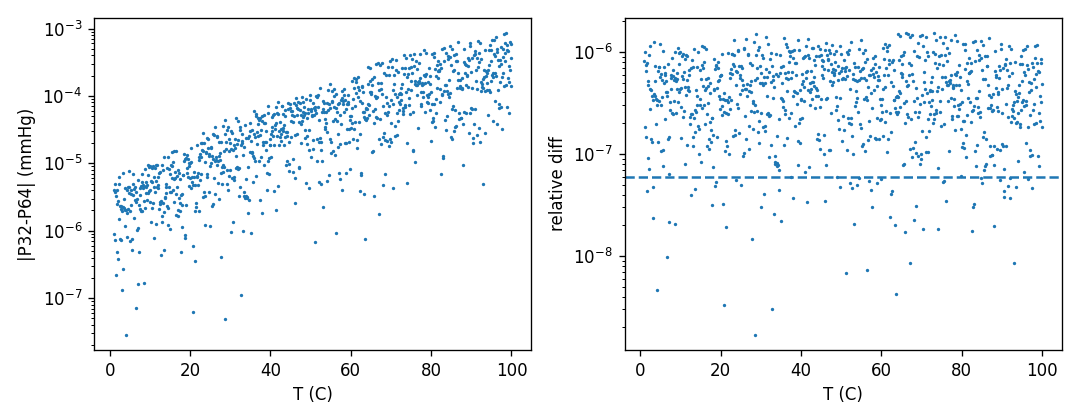

This chart was generated by the following Python code:
# 연습문제 1.2.B: Antoine 식 FP32 vs FP64
import numpy as np
import matplotlib; matplotlib.use("Agg")
import matplotlib.pyplot as plt
A, B, C = 8.07131, 1730.63, 233.426
def P(T, dt):
    a, b, c = dt(A), dt(B), dt(C); T = T.astype(dt)
    return dt(10.0) ** (a - b / (c + T))
T = np.linspace(1, 100, 991)
p64 = P(T, np.float64); p32 = P(T, np.float32).astype(np.float64)
abs_d = np.abs(p32 - p64); rel_d = abs_d / p64
eps32 = np.finfo(np.float32).eps
for t in [1, 25, 50, 75, 100]:
    i = np.argmin(abs(T - t))
    print(f"T={T[i]:5.1f}C  P64={p64[i]:.6f} mmHg  |dP|={abs_d[i]:.3e}  rel={rel_d[i]:.3e}  rel/eps32={rel_d[i]/eps32:.2f}")
print(f"max abs diff {abs_d.max():.3e} at T={T[abs_d.argmax()]:.1f}C")
print(f"max rel diff {rel_d.max():.3e} at T={T[rel_d.argmax()]:.1f}C  (=  {rel_d.max()/eps32:.2f} eps32)")
lo = T < 50; hi = T >= 50
print(f"mean rel diff T<50: {rel_d[lo].mean():.3e}, T>=50: {rel_d[hi].mean():.3e}")
print(f"mean abs diff T<50: {abs_d[lo].mean():.3e}, T>=50: {abs_d[hi].mean():.3e}")
# 이론적 상대오차 스케일: ln(10)*|log10 P|*u (지수의 반올림이 증폭)
logP = np.log10(p64)
print(f"log10P range: {logP.min():.3f} .. {logP.max():.3f}")
print(f"ln10*log10P*u at T=1: {np.log(10)*abs(logP[0])*eps32/2:.2e}, at T=100: {np.log(10)*abs(logP[-1])*eps32/2:.2e}")
fig, ax = plt.subplots(1, 2, figsize=(9, 3.5))
ax[0].semilogy(T, abs_d + 1e-30, ".", ms=2); ax[0].set_xlabel("T (C)"); ax[0].set_ylabel("|P32-P64| (mmHg)")
ax[1].semilogy(T, rel_d + 1e-30, ".", ms=2); ax[1].axhline(eps32/2, ls="--"); ax[1].set_xlabel("T (C)"); ax[1].set_ylabel("relative diff")
fig.tight_layout(); fig.savefig("ex_1_2_B.png", dpi=120)
u = eps32/2
print(f"ln10*A*u (abs. rounding of A-B/(C+T) amplified) = {np.log(10)*A*u:.2e}")
print(f"cancellation factor A/log10P: T=1 -> {A/logP[0]:.1f}, T=100 -> {A/logP[-1]:.1f}")
print(f"rel diff percentiles (5,50,95): {np.percentile(rel_d,[5,50,95])}")
